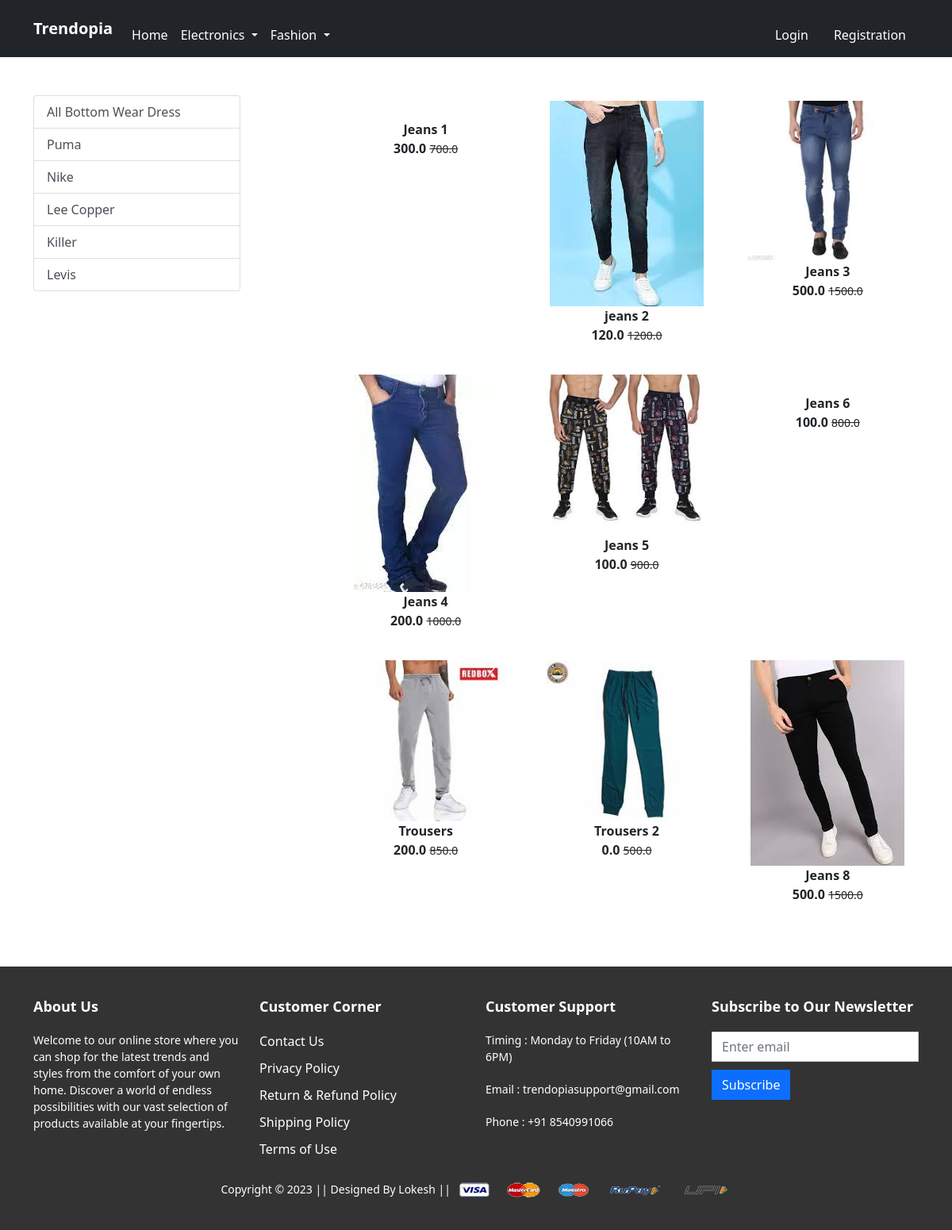
The app's page /bottomwear/ with its own data.
### app/models.py (models this page shows, shortened)
class Product(models.Model):
    title=models.CharField(max_length=100)
    selling_price=models.FloatField()
    discounted_price=models.FloatField()
    description=models.TextField()
    brand=models.CharField(max_length=100)
    category=models.CharField(max_length=2,choices=CATEGORY_CHOICES)
    product_image=models.ImageField(upload_to='productimg')

### app/views.py (the view)
# urls.py: path('bottomwear/', views.bottom_wear, name='bottomwear'),
def bottom_wear(request,data=None):
    if data==None:
        bottomwear=Product.objects.filter(category='BW')
    elif data=='Leecopper' or data=='Puma' or data=='Nike' or data=='Levis' or data=='Killer':
        bottomwear=Product.objects.filter(category='BW').filter(brand=data)
    return render(request, 'app/bottomwear.html',{'bottomwear':bottomwear})

### app/templates/app/bottomwear.html (shortened to what this page needs)
{% extends 'app/base.html' %}
{% load static %}
{% block main-content %}
<div class="container my-5">
 <div class="row">
  <div class="col-sm-3">
    <div class="list-group">
        <a href="{% url 'bottomwear' %}" class="list-group-item list-group-item-action" aria-current="true">All Bottom Wear Dress</a>
        <a href="{% url 'bottomweardata' 'Puma' %}" class="list-group-item list-group-item-action" aria-current="true">Puma</a>
        <a href="{% url 'bottomweardata' 'Nike' %}" class="list-group-item list-group-item-action" aria-current="true">Nike</a>
        <a href="{% url 'bottomweardata' 'Leecopper' %}" class="list-group-item list-group-item-action" aria-current="true">Lee Copper</a>
        <a href="{% url 'bottomweardata' 'Killer' %}" class="list-group-item list-group-item-action" aria-current="true">Killer</a>
        <a href="{% url 'bottomweardata' 'Levis' %}" class="list-group-item list-group-item-action" aria-current="true">Levis</a>
    </div>
  </div>
  <div class="col-sm-8 offset-sm-1">
    <div class="row">
        {% for product in bottomwear %}
        <div class="col-sm-4 text-center mb-4">
            <a href="{% url 'product-detail' product.id %}" class="btn">
                <div class="item">
                    <img src="{{product.product_image.url}}" alt="" height="300" class="img-fluid">
                    <div class="fw-bold">{{product.title}}</div>
                    <div class="fw-bold">{{product.discounted_price}}
                        <small class="fw-light text-decoration-line-through">{{product.selling_price}}</small>
                    </div>
                </div>
            </a>
        </div>
        {% endfor %}
    </div>
  </div>
 </div>
</div>
{% endblock main-content %}

### app/static/app/css/style.css (style rules this page uses)
::marker { unicode-bidi: isolate; font-variant-numeric: tabular-nums; text-transform: none; text-indent: 0px !important; text-align: start !important; text-align-last: start !important; }

### records on screen
Product: title "Jeans 1", discounted_price "300.0", selling_price "700.0"
Product: product_image (picture), title "jeans 2", discounted_price "120.0", selling_price "1200.0"
Product: product_image (picture), title "Jeans 3", discounted_price "500.0", selling_price "1500.0"
Product: product_image (picture), title "Jeans 4", discounted_price "200.0", selling_price "1000.0"
Product: product_image (picture), title "Jeans 5", discounted_price "100.0", selling_price "900.0"
Product: title "Jeans 6", discounted_price "100.0", selling_price "800.0"
Product: product_image (picture), title "Trousers", discounted_price "200.0", selling_price "850.0"
Product: product_image (picture), title "Trousers 2", discounted_price "0.0", selling_price "500.0"
Product: product_image (picture), title "Jeans 8", discounted_price "500.0", selling_price "1500.0"
